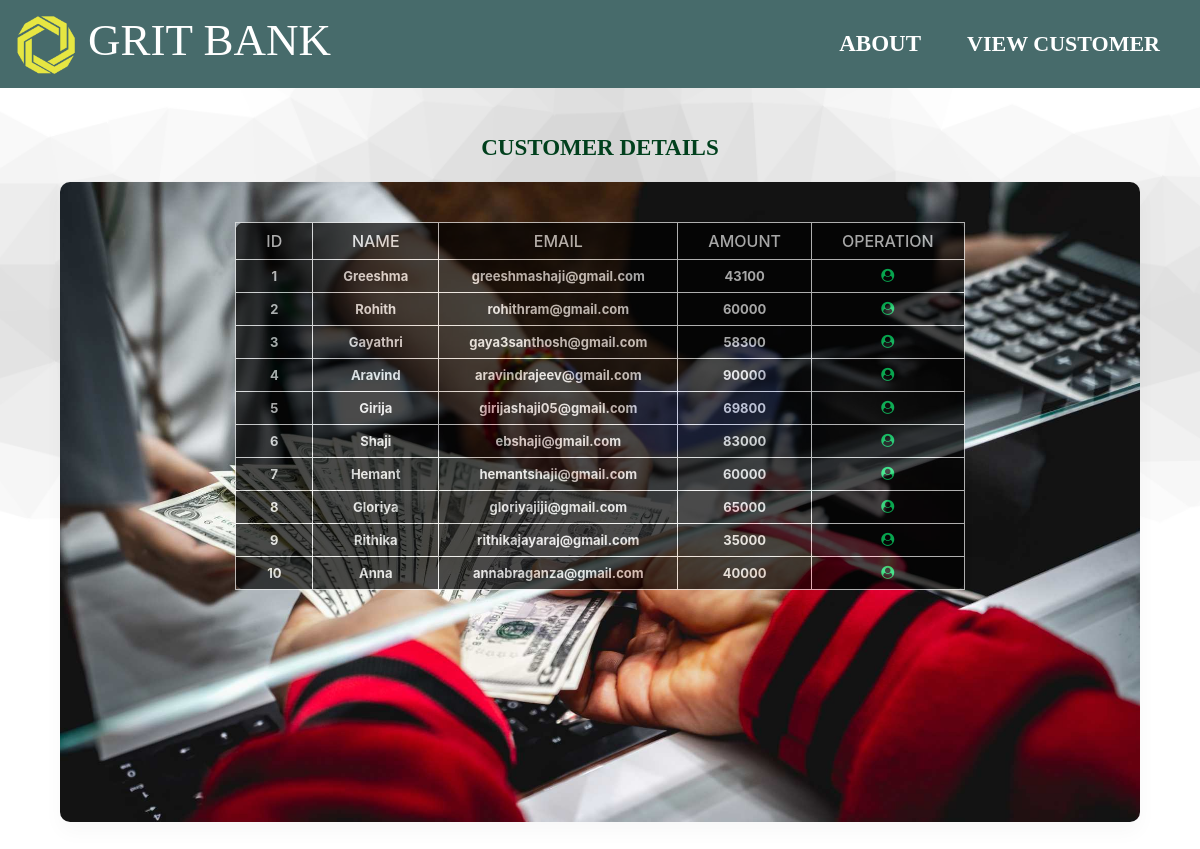
Page /viewcustomers.php on the committed database.
### tables this page shows
CREATE TABLE `users` (
  `id` int(3) NOT NULL,
  `name` text NOT NULL,
  `email` varchar(30) NOT NULL,
  `balance` int(8) NOT NULL
);

### viewcustomers.php (the view, shortened to what this page needs)
<html>
<head>
<link rel="stylesheet" href="https://maxcdn.bootstrapcdn.com/bootstrap/4.5.2/css/bootstrap.min.css">
<link rel="stylesheet" href="https://cdnjs.cloudflare.com/ajax/libs/font-awesome/4.7.0/css/font-awesome.min.css">
</head>
<body >
<div class="main_div">
     <div class="navbar navbar-expand-md">
     <img src="images/rlogo.png" ; width="60" height="60">
      <a href="#" class="navbar-brand font-weight-bold text-white text-center"><h2 style="font-family:HGMaruGothicMPRO;bold; font-size:45px; margin-left:12px"> GRIT BANK</h2></a>
       <div class="collapse navbar-collapse text-center" id="collapsenavbar">
          <ul class="navbar-nav ml-auto">
              <li class="nav-item">
                  <a href="index.php" class="nav-link text-white "><span style="margin-left:90px ;font-size:23px; font-family:HGMaruGothicMPRO;" ><b>ABOUT</b></span></a></li>
              <li class="nav-item">
                  <a href="viewcustomers.php" class="nav-link text-white "><span style="margin-left:30px ;font-size:22px;font-family:HGMaruGothicMPRO;"><b>VIEW CUSTOMER</b></a></li>
              <li class="nav-item">
                  <a href="transfermoney.php" class="nav-link text-white"></a></li>
               </ul>
        </div>
     </div>
          <div class="display_table">
                 <h1 style="font-family:HGMaruGothicMPRO; color:#01401d;font-size:23px;" ><b>CUSTOMER DETAILS<b></h1>
                 <div class="center_div">
               <div class="table-responsive">
                    <table>
                    <thead>
                     <tr>
                     <th>ID</th>
                      <th>Name</th>
                      <th>Email</th>
                       <th>Amount</th>
                      <th colspan="2">operation</th>
                    </tr>
                    </thead>
                   <tbody>
                  </div>
          <?php
          include 'connection.php';
          $selectquery = "select * from users";
          $query = mysqli_query($con,$selectquery);
           while($res = mysqli_fetch_array($query))
          {
            ?>
               <tr>
               <td><?php  echo $res['id']; ?></td>
               <td><?php echo $res['name']; ?></td>
               <td><?php echo $res['email']; ?></td>
               <td><?php echo $res['balance']; ?></td>
              <td><a href="transfermoney.php?idtransfer=<?php  echo $res['id']; ?>" ><i class=" fa fa-user-circle large" aria-hidden="true" style="color:#04FB73;"></i></a></td>
               </tr>
             <?php
          }
           ?>
</div>
</div>
</div>
</body>
</html>

### viewcustomers.php (style rules this page uses)
* { margin:0; padding:0; box-sizing:border-box; }
.navbar { width:100%; white-space:nowrap; background-color: #476b6b; }
.main_div { width:100%; height:100vh; background-image:url('images/background.png') ; background-repeat:no-repeat; background-size:100%; }
.display_table { width:100vw; height:100vh; display:flex; flex-direction:column; justify-content: center; text-align:center; ; }
.center_div { width:90vw; height:80vh; background-image:url('images/2.jpg'); background-repeat:no-repeat; background-size:100%; padding:20px 0 0 0; box-shadow:0 10px 20px 0 rgba(0,0,0,0.03); border-radius:10px; margin-left:60px; }
h1 { font-size:18px; color:#000; text-align:center; margin-top:-20px; margin-bottom:20px; }
table { border-collapse:collapse; background-color:black; box-shadow:0 10px 20px 0 rgba(0,0,0,0.03); border-radius: 10px; border-collapse:collapse; table-layout:fixed; opacity:0.7; color:#F7CC1A; font-weight:bold; margin:auto; margin-top:20px; }
th,td { border:1px solid #f2f2f2; padding:8px 30px; text-align:center; opacity:0.9; color:#FFFFFF ; }
th { text-transform:uppercase; font-weight:500; }
td { font-size:13px; }

### rows in the picture
users: id "1", name "Greeshma", email "greeshmashaji@gmail.com", balance "43100"
users: id "2", name "Rohith", email "rohithram@gmail.com", balance "60000"
users: id "3", name "Gayathri", email "gaya3santhosh@gmail.com", balance "58300"
users: id "4", name "Aravind", email "aravindrajeev@gmail.com", balance "90000"
users: id "5", name "Girija", email "girijashaji05@gmail.com", balance "69800"
users: id "6", name "Shaji", email "ebshaji@gmail.com", balance "83000"
users: id "7", name "Hemant", email "hemantshaji@gmail.com", balance "60000"
users: id "8", name "Gloriya", email "gloriyajiji@gmail.com", balance "65000"
users: id "9", name "Rithika", email "rithikajayaraj@gmail.com", balance "35000"
users: id "10", name "Anna", email "annabraganza@gmail.com", balance "40000"
